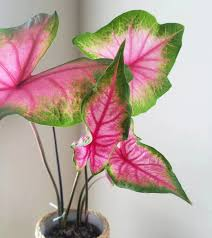
#> input picture 1.jpg, 212 x 238 px
$ python '颜色特征提取.py'
#> lines starting #> are read from the running program, lines starting #| are printed output that depends on the picture
from PIL import Image, ImageColor, ImageEnhance, ImageDraw

image = Image.open("1.jpg")
#> image is the input picture: PIL image 212x238 RGB; mean R, G, B 184.9, 162.7, 156
image.show()
image.copy().convert('L').show()
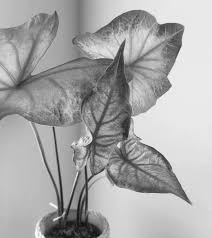
#> shown: PIL image 212x238 L; min 10, max 254, mean 168.6
image.copy().convert('HSV').show()
